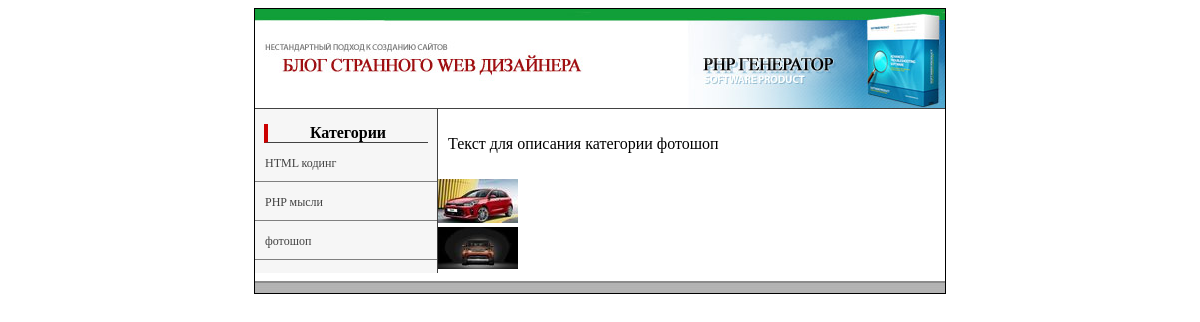
The app's page /view_cat.php?cat=3 with its own data.
### tables this page shows
CREATE TABLE `categories` (
  `id` int(11) NOT NULL,
  `title` varchar(255) NOT NULL,
  `meta_d` varchar(255) NOT NULL,
  `meta_k` varchar(255) NOT NULL,
  `text` text NOT NULL
);

CREATE TABLE `data` (
  `id` int(5) NOT NULL,
  `cat` int(1) NOT NULL,
  `meta_d` varchar(255) NOT NULL,
  `meta_k` varchar(255) NOT NULL,
  `description` text NOT NULL,
  `text` text NOT NULL,
  `view` int(7) NOT NULL,
  `author` varchar(100) NOT NULL,
  `date` date NOT NULL,
  `mini_img` varchar(255) NOT NULL,
  `title` varchar(255) NOT NULL
);

### view_cat.php (the view, shortened to what this page needs)
<?php
include("blocks/db.php");
if (isset($_GET['cat'])) {
    $cat = $_GET['cat'];
}
$result = mysqli_query($db,"SELECT * FROM categories WHERE id='$cat'");
if(mysqli_num_rows($result)>0){
    $myrow = mysqli_fetch_array($result);
}
else {
    echo "<p>Информация по запросу не может быть извлечена. В таблице нет записей.</p>";
    exit();
}
?>
<!DOCTYPE html>
<head lang="ru">
      <link rel="stylesheet" type="text/css" href="style.css">
</head>
<body>
    <table class="main_border" align="center" cellpadding="0"  cellspacing="0">
    	<?php include("blocks/header.php");?>
    	<tr>
	    	<td valign="top">
	    		<table width="100%" border="0" cellpadding="0" cellspacing="0">
                    <tr>
                        <?php include("blocks/left.php");?>
                        <td valign="top"><?php echo $myrow['text'];?>
                        <?php
                            $result2 = mysqli_query($db, "SELECT description,date,author,mini_img FROM data WHERE cat='$cat'");
if(mysqli_num_rows($result2)>0){
    $myrow2 = mysqli_fetch_array($result2);
    do {
        printf("<div>%s</div>",$myrow2['mini_img']);
    }
while ($myrow2 = mysqli_fetch_array($result2));
}
else {
    echo "<p>Информация по запросу не может быть извлечена. В таблице нет записей.</p>";
    exit();
}
                        ?>
                        </td>
                    </tr>
                </table>
	    	</td>
    	</tr>
	    	<?php include("blocks/footer.php");?>
    </table>
</body>
</html>

### blocks/left.php (shortened to what this page needs)
<td width="182px" class="left" valign="top">
<div class="nav_title">
	Категории
</div>
	<?
		$result2 = mysqli_query($db,"SELECT * FROM categories");
if(mysqli_num_rows($result2)>0){
    $myrow2 = mysqli_fetch_array($result2);
    do{
    	printf("<p><a href='view_cat.php?cat=%s'>%s</a></p>",$myrow2['id'],$myrow2['title']);
    }
    while ($myrow2 = mysqli_fetch_array($result2));
}
else {
    echo "<p>Информация по запросу не может быть извлечена. В таблице нет записей.</p>";
    exit();
}
	?>
</td>

### style.css (style rules this page uses)
table { width: 690px; }
.main_border { border:1px solid #000; }
.left { background-color: #f6f6f6; border-right: 1px solid #424242; }
.left a { text-decoration: none; font-size: 12px; text-align: center; color: #424242; }
.left p { border-bottom: 1px solid gray; margin:0; }
.nav_title { margin: 15px 5% 0 5%; font-weight: bold; text-align: center; border-left: 4px solid #cc0000; border-bottom: 1px solid #424242; }
p,h1 { padding: 10px; }

### records on screen
categories: title "HTML кодинг"
categories: title "PHP мысли"
categories: title "фотошоп", text "Текст для описания категории фотошоп"
data: mini_img (picture)
data: mini_img (picture)
